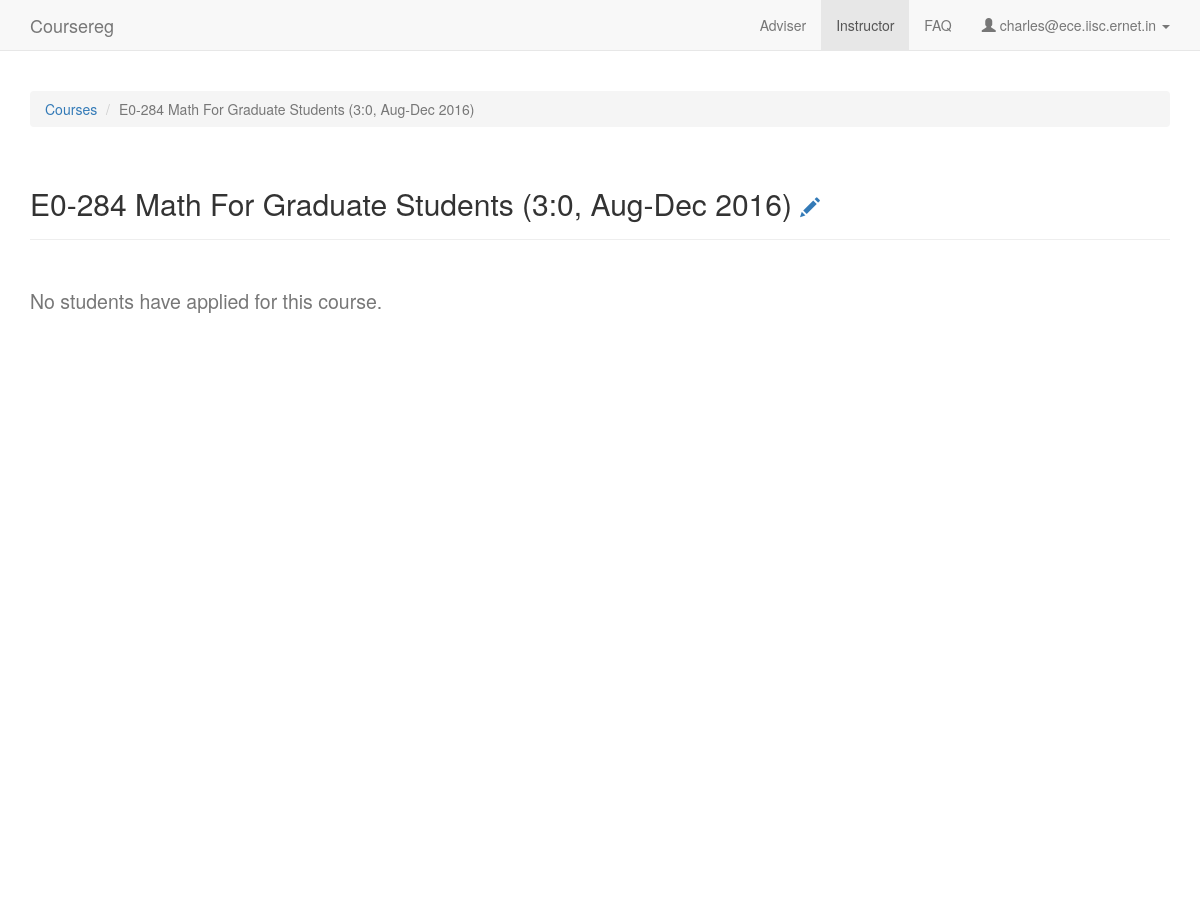
Page /instructor/1 (signed in) on the earlier database version.
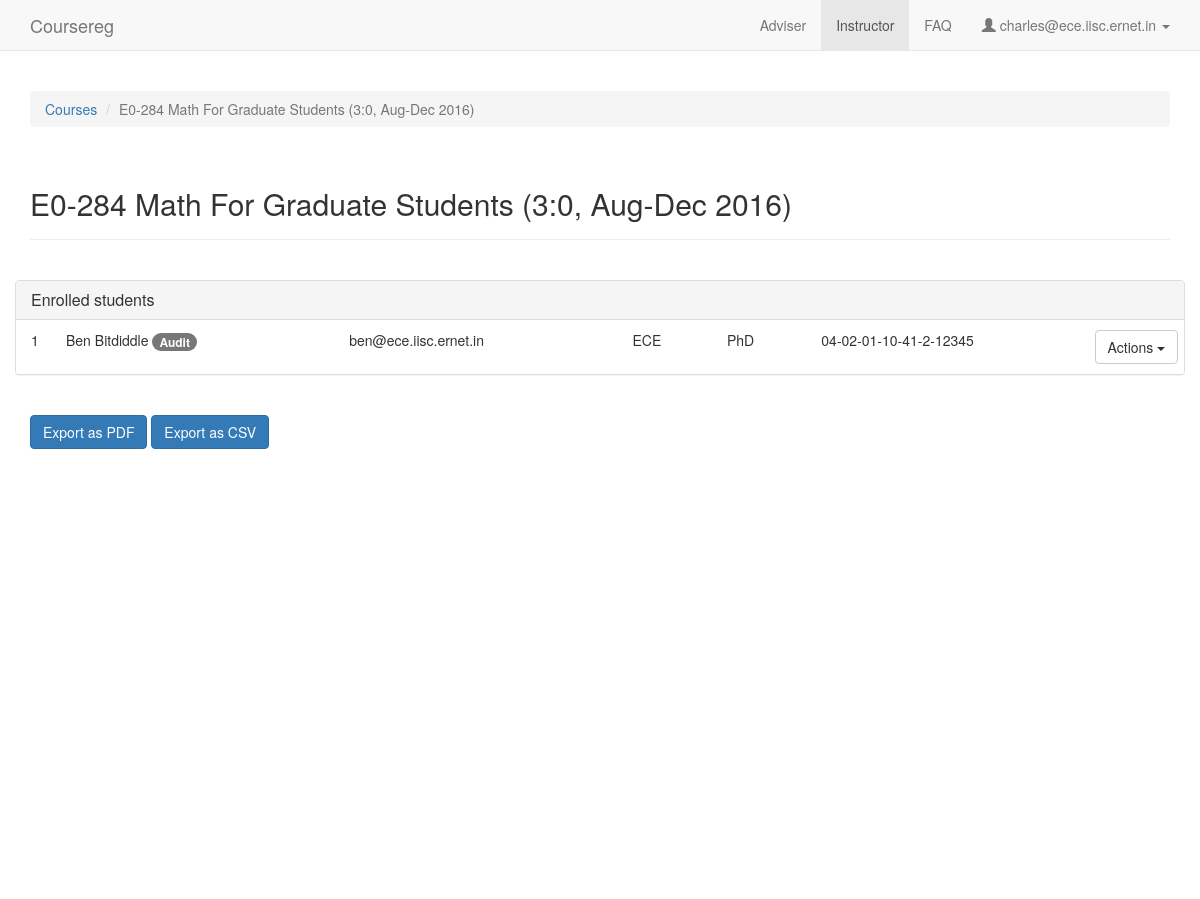
Same page on the later database version.
### coursereg/models.py (models this page shows, shortened)
class User(AbstractBaseUser, PermissionsMixin):
    USER_TYPE_STUDENT = 0
    USER_TYPE_FACULTY = 1
    USER_TYPE_DCC = 2
    USER_TYPE_OTHER = 3
    USER_TYPE_CHOICES = (
        (USER_TYPE_STUDENT, "Student"),
        (USER_TYPE_FACULTY, "Faculty"),
        (USER_TYPE_DCC, "DCC"),
        (USER_TYPE_OTHER, "Other"),
    )
    email = models.EmailField(max_length=254, unique=True)
    full_name = models.CharField(max_length=250)
    user_type = models.IntegerField(default=USER_TYPE_OTHER, choices=USER_TYPE_CHOICES)
    adviser = models.ForeignKey('self', null=True, blank=True, on_delete=models.CASCADE, limit_choices_to={'user_type': USER_TYPE_FACULTY})
    degree = models.ForeignKey(Degree, on_delete=models.CASCADE, null=True, blank=True)
    department = models.ForeignKey(Department, on_delete=models.CASCADE, null=True)
    date_joined = models.DateTimeField(default=timezone.now)
    sr_no = models.CharField(max_length=200, default='-')
    telephone = models.CharField(max_length=100, default='', blank=True)
    is_dcc_review_pending = models.BooleanField(default=False)
    is_dcc_sent_notification = models.BooleanField(default=False)
    is_adviser_review_pending = models.BooleanField(default=False)
    is_staff = models.BooleanField(default=False)
    is_active = models.BooleanField(default=True)
    objects = CustomUserManager()
    USERNAME_FIELD = 'email'
    REQUIRED_FIELDS = []

class Course(models.Model):
    num = models.CharField(max_length=100)
    title = models.CharField(max_length=200)
    department = models.ForeignKey(Department, on_delete=models.CASCADE)
    term = models.ForeignKey(Term)
    credits = models.CharField(max_length=100, default='', verbose_name="Credits (ex: 3:0)")
    should_count_towards_cgpa = models.BooleanField(default=True)
    is_instructor_review_pending = models.BooleanField(default=False)
    created_at = models.DateTimeField(auto_now_add=True)
    updated_at = models.DateTimeField(auto_now=True)
    timings = models.CharField(max_length=100, default='Not fixed yet')
    def is_last_adviser_approval_date_passed(self):
        return timezone.now() > self.term.last_adviser_approval_date
    def is_last_instructor_approval_date_passed(self):
        return timezone.now() > self.term.last_instructor_approval_date
    def is_last_grade_date_passed(self):
        return timezone.now() > self.term.last_grade_date
    def __unicode__(self):
        return self.num + ' ' + self.title + ' (%s, %s)' % (self.credits, self.term)

class Term(models.Model):
    name = models.CharField(max_length=100)
    year = models.CharField(max_length=4)
    start_reg_date = models.DateTimeField(default=timezone.now)
    last_reg_date = models.DateTimeField(default=timezone.now)
    last_adviser_approval_date = models.DateTimeField(default=timezone.now)
    last_instructor_approval_date = models.DateTimeField(default=timezone.now)
    last_cancellation_date = models.DateTimeField(default=timezone.now)
    last_conversion_date = models.DateTimeField(default=timezone.now)
    last_drop_date = models.DateTimeField(default=timezone.now)
    last_grade_date = models.DateTimeField(default=timezone.now)
    is_active = models.BooleanField(default=True)
    def __unicode__(self):
        return '%s %s' % (self.name, self.year)

class Participant(models.Model):
    PARTICIPANT_STUDENT = 0
    PARTICIPANT_INSTRUCTOR = 1
    PARTICIPANT_TA = 2
    PARTICIPANT_CHOICES = (
        (PARTICIPANT_STUDENT, 'Student'),
        (PARTICIPANT_INSTRUCTOR, 'Instructor'),
        (PARTICIPANT_TA, 'TA'),
    )
    user = models.ForeignKey('User', on_delete=models.CASCADE)
    course = models.ForeignKey('Course', on_delete=models.CASCADE)
    participant_type = models.IntegerField(default=PARTICIPANT_INSTRUCTOR, choices=PARTICIPANT_CHOICES)
    registration_type = models.ForeignKey('RegistrationType', null=True, on_delete=models.CASCADE)
    is_drop = models.BooleanField(default=False)
    grade = models.ForeignKey('Grade', on_delete=models.CASCADE, blank=True, null=True)
    should_count_towards_cgpa = models.BooleanField(default=True)
    lock_from_student = models.BooleanField(default=False)
    created_at = models.DateTimeField(auto_now_add=True)
    updated_at = models.DateTimeField(auto_now=True)
    def get_reg_type_desc(self):
        if self.is_drop:
            return 'Drop'
        else:
            return self.registration_type

class RegistrationType(models.Model):
    name = models.CharField(max_length=100)
    should_count_towards_cgpa = models.BooleanField(default=True)
    is_active = models.BooleanField(default=True)
    def __unicode__(self):
        return self.name

class Department(models.Model):
    name = models.CharField(max_length=100)
    abbreviation = models.CharField(max_length=100, unique=True)
    is_active = models.BooleanField(default=True)

class Degree(models.Model):
    name = models.CharField(max_length=100)
    is_active = models.BooleanField(default=True)
    def __unicode__(self):
        return self.name

### coursereg/views/instructor.py (the view)
# urls.py: url(r'^instructor/([0-9]+)$', views.instructor.detail, name='instructor_detail'),
@login_required
def detail(request, course_id):
    course = models.Course.objects.get(id=course_id)
    if not request.user.user_type == models.User.USER_TYPE_FACULTY:
        raise PermissionDenied
    if not models.Participant.objects.filter(course=course,
            user=request.user, participant_type=models.Participant.PARTICIPANT_INSTRUCTOR):
        raise PermissionDenied
    course.is_instructor_review_pending = False
    course.save()
    if not course.is_last_adviser_approval_date_passed():
        messages.warning(request, 'Registration for this course is still open. Please review applications after the last date for applying (%s).' % course.term.last_adviser_approval_date)
    context = {
        'user_type': 'faculty',
        'nav_active': 'instructor',
        'user_email': request.user.email,
        'course': course,
        'can_faculty_create_courses': models.Config.can_faculty_create_courses(),
        'grades': models.Grade.objects.filter(is_active=True).order_by('-points'),
        'participants': models.Participant.objects.filter(course=course,
                            participant_type=models.Participant.PARTICIPANT_STUDENT).order_by('is_drop', '-registration_type')
    }
    return render(request, 'coursereg/instructor_detail.html', context)

### coursereg/models.py (called while the page is built)
    @classmethod
    def can_faculty_create_courses(cls):
        c = cls.objects.filter(key="can_faculty_create_courses").first()
        if c:
            return c.value == "1" or c.value == "true"

### coursereg/templates/coursereg/instructor_detail.html (shortened to what this page needs)
{% extends "coursereg/base.html" %}
{% block body %}
{% include "coursereg/nav.html" %}
<div class="container" id="maincontainer">
    <div class="row top-buffer-1">
        <div class="col-md-12">
            <ol class="breadcrumb">
                <li class="breadcrumb-item"><a href="{% url 'coursereg:instructor' %}">Courses</a></li>
                <li class="breadcrumb-item active">{{ course }}</li>
            </ol>
        </div>
    </div>
    <div class="row">
        <div class="col-md-12">
            <div class="page-header" title="{{course.timings}}">
                <h2>
                    {{ course }}
                    {% if can_faculty_create_courses and not course.is_last_grade_date_passed %}
                    <small>
                        <a href="{% url 'coursereg:instructor_update_course' course.id %}">
                            <span class="glyphicon glyphicon-pencil" aria-hidden="true"></span>
                        </a>
                    </small>
                    {% endif %}
                </h2>
            </div>
        </div>
    </div>
    {% if participants %}
    <div class="row top-buffer-1">
        <div class="panel panel-default">
            <div class="panel-heading">
                <h3 class="panel-title">Enrolled students</h3>
            </div>
            <ul class="list-group">
                {% for participant in participants %}
                <li class="list-group-item">
                    <div class="pull-left">{{ forloop.counter }}</div>
                    <div class="row requestrow">
                        <div class="col-md-12 col-xs-12">
                            <div class="row">
                                <div class="col-md-3 col-xs-12">
                                    {{ participant.user.full_name }}
                                    <span class="badge">{{ participant.get_reg_type_desc }}</span>
                                </div>
                                <div class="col-md-3 col-xs-12">
                                    {{ participant.user.email }}
                                </div>
                                <div class="col-md-1 col-xs-12">
                                    {{ participant.user.department.abbreviation }}
                                </div>
                                <div class="col-md-1 col-xs-12">
                                    {{ participant.user.degree }}
                                </div>
                                <div class="col-md-3 col-xs-12">
                                    {{ participant.user.sr_no }}
                                </div>
                                <div class="col-md-1 col-xs-12">
                                    <div title="Options" style="margin-left:-10px;">
                                        {% if not participant.course.is_last_grade_date_passed %}
                                        <div class="dropdown">
                                            <button class="btn btn-default dropdown-toggle" type="button" data-toggle="dropdown" aria-haspopup="true" aria-expanded="true">
                                                {% if participant.grade %}
                                                {{ participant.grade }}
                                                {% else %}
                                                Actions
                                                {% endif %}
                                                <span class="caret"></span>
                                            </button>
                                        </div>
                                        {% else %}
                                            {% if participant.grade %}
                                            {{ participant.grade }}
                                            {% else %}
                                            Not graded
                                            {% endif %}
                                        {% endif %}
                                    </div>
                                </div>
                            </div>
                        </div>
                    </div>
                </li>
                {% endfor %}
            </ul>
        </div>
    </div>
    <div class="row top-buffer-1">
        <div class="col-md-12 col-xs-12">
            <button id="pdfexport" type="button" class="btn btn-primary" data-loading-text="Loading..." >Export as PDF</button>
            <button id="csvexport" type="button" class="btn btn-primary">Export as CSV</button>
        </div>
    </div>
    {% else %}
    <div class="row">
        <div class="col-md-12 col-xs-12">
            <h2><small>No students have applied for this course.</small></h2>
        </div>
    </div>
    {% endif %}
</div>
{% endblock %}
{% block script %}
{% load staticfiles %}
{% endblock %}

### coursereg/templates/coursereg/base.html (shortened to what this page needs)
<!DOCTYPE html>
<html lang="en">
    <head>
        {% load staticfiles %}
        <link href="{% static 'coursereg/css/bootstrap.min.css' %}" rel="stylesheet">
        <link href="{% static 'coursereg/css/coursereg.css' %}" rel="stylesheet">
    </head>
    <body>
        {% block body %}
        {% endblock %}
    </body>
</html>

### coursereg/templates/coursereg/nav.html (shortened to what this page needs)
<nav class="navbar navbar-default navbar-static-top">
    <div class="container">
        <div class="navbar-header">
            <a class="navbar-brand" href="{% url 'coursereg:index' %}">Coursereg</a>
        </div>
        <div id="navbar" class="navbar-collapse collapse">
            <ul class="nav navbar-nav navbar-right">
                {% if user_type == 'faculty' %}
                    {% if nav_active == 'adviser' %}
                    <li class="active"><a href="{% url 'coursereg:adviser' %}">Adviser</a></li>
                    {% else %}
                    <li><a href="{% url 'coursereg:adviser' %}">Adviser</a></li>
                    {% endif %}
                    {% if nav_active == 'instructor' %}
                    <li class="active"><a href="{% url 'coursereg:instructor' %}">Instructor</a></li>
                    {% else %}
                    <li><a href="{% url 'coursereg:instructor' %}">Instructor</a></li>
                    {% endif %}
                {% endif %}
                {% if nav_active == 'faq' %}
                <li class="active"><a href="{% url 'coursereg:faq' %}">FAQ</a></li>
                {% else %}
                <li><a href="{% url 'coursereg:faq' %}">FAQ</a></li>
                {% endif %}
                <li class="dropdown">
                    <a href="#" class="dropdown-toggle" data-toggle="dropdown" role="button" aria-haspopup="true" aria-expanded="false">
                        <span class="glyphicon glyphicon-user" aria-hidden="true"></span>
                        {{ user_email }}
                        <span class="caret"></span>
                    </a>
                </li>
            </ul>
        </div>
    </div>
</nav>

### coursereg/static/coursereg/css/coursereg.css (style rules this page uses)
.top-buffer-1 { margin-top: 20px; }
.row { word-break:break-all; }
#maincontainer { margin-bottom: 50px; min-height: 800px; }
.requestrow { margin-left: 20px; }

Differences in the rows shown:
added Participant: user.full_name "Ben Bitdiddle", get_reg_type_desc "Audit", user.email "ben@ece.iisc.ernet.in", user.department.abbreviation "ECE", user.degree "PhD", user.sr_no "04-02-01-10-41-2-12345", shows "Actions"
Other differences:
text no longer shown: "No students have applied for this course."
text now shown: "Enrolled students Export as PDF Export as CSV"
